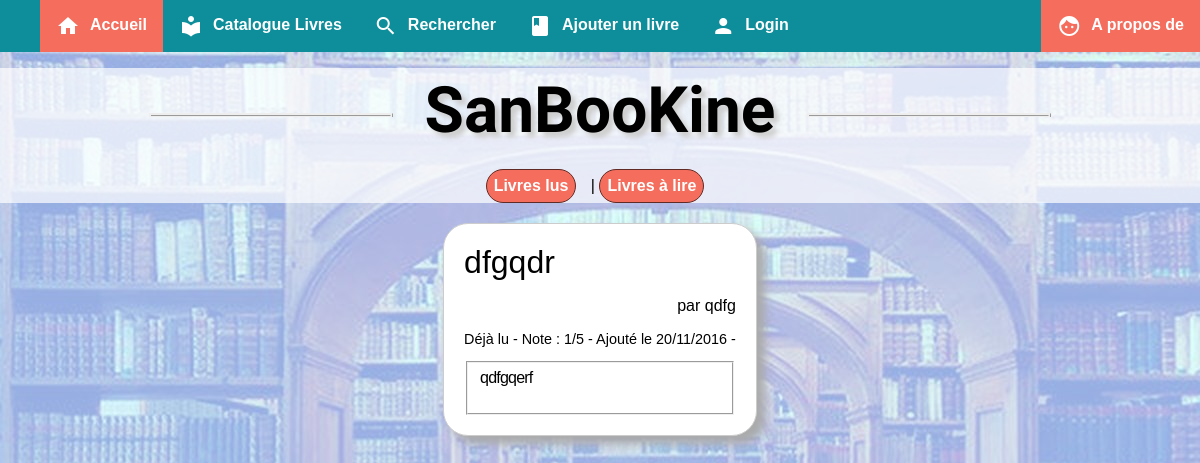
/fiche_livre.php?id_livre=16, run on the app's committed database.
### tables this page shows
CREATE TABLE `sbk_book` (
  `id` int(11) NOT NULL,
  `titre` varchar(255) NOT NULL,
  `auteur` varchar(255) NOT NULL,
  `resume` text NOT NULL,
  `note` int(11) NOT NULL,
  `lu` varchar(11) NOT NULL,
  `date_ajout` date NOT NULL,
  `date_lu` date NOT NULL,
  `id_user` int(11) NOT NULL,
  `id_cat` int(11) NOT NULL
);

### modeles/m_list_livres.php (called while the page is built, shortened)
<?php
function get_livre($id_livre)
{
global $db;
$statement=$db->prepare("SELECT id,titre, auteur,resume,note,lu,DAY(date_ajout) AS jour,
MONTH(date_ajout) AS mois, YEAR(date_ajout) AS annee,id_user,id_cat FROM sbk_book WHERE id= :id_livre");
$statement->bindParam(':id_livre', $id_livre, PDO::PARAM_INT);
$statement->execute();
return $statement;
}
?>

### vues/v_livre.php (the view, shortened to what this page needs)
<section class="livre">
    <p style="font-family: 'Oswald', sans-serif;font-size:2em;margin-top:0px;margin-bottom:0px;"><?php echo $donnee['titre']; ?><?php
		?></p>
	<p style="text-align:right;">par  <?php echo $donnee['auteur']; ?></p>
	<p style="font-size:0.9em;"><?php
	if($donnees['lu']=='oui')
	{echo 'Déjà lu';}
	else{echo 'A lire';}
	 ?>
    - Note : <?php echo $donnees['note']; ?>/5 - Ajouté le <?php
echo $donnees['jour'] . '/' . $donnees['mois'] . '/' . $donnees['annee'];
?> - <b><?php echo $donne['nom_cat']; ?></b></p>
   <fieldset>
   <p style="font-family: 'tahoma', sans-serif;font-size:1em;margin-top:0px;letter-spacing: -0.8px;"><?php echo $donnee['resume']; ?></p>
   </fieldset>
</section>

### css/stylemain.css (style rules this page uses)
html, body { font-family: arial, sans-serif; margin-top:0px; margin-left: 0px; height:100%; }
body { background: #e2d8e9; background-image: url('img/fond.jpg'); background-repeat: no-repeat; background-attachment: fixed; margin-top:0px; margin-left: 0px; width:100%; }
section { text-align:left; }

### fiche_livre.php (style rules this page uses)
body { background-image: url("img/fond.jpg"); }

### data on the page
sbk_book: titre "dfgqdr", auteur "qdfg", note "1", resume "qdfgqerf"

### other printed values
$donnees['jour'] "20"
$donnees['mois'] "11"
$donnees['annee'] "2016"
